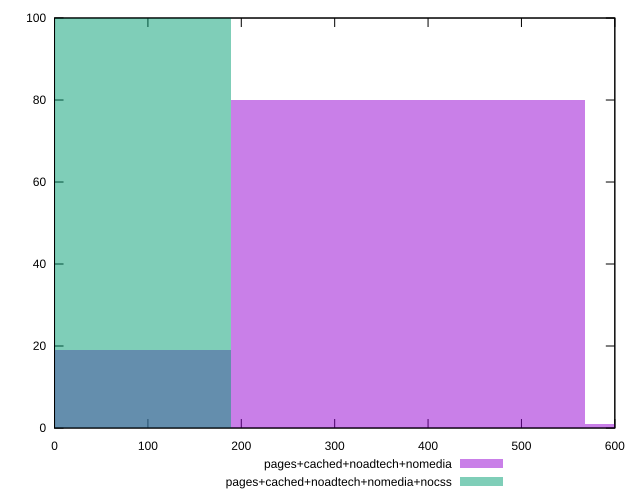

gnuplot code for this plot:
reset

$pagesCachedNoadtechNomedia <<EOF
378.5695828590252 80
0 19
757.1391657180504 1
EOF

$pagesCachedNoadtechNomediaNocss <<EOF
0 100
EOF

set key outside below
set boxwidth 378.5695828590252
set xrange [0:600]
set yrange [0:100]
set trange [0:100]
set style fill transparent solid 0.5 noborder
set terminal svg size 640, 500 enhanced background rgb 'white'
set output "report_00015_2021-02-09T16-11-33.973Z/unused-css-rules/comparison/histogram/3_vs_4.svg"

plot $pagesCachedNoadtechNomedia title "pages+cached+noadtech+nomedia" with boxes, \
     $pagesCachedNoadtechNomediaNocss title "pages+cached+noadtech+nomedia+nocss" with boxes

reset
